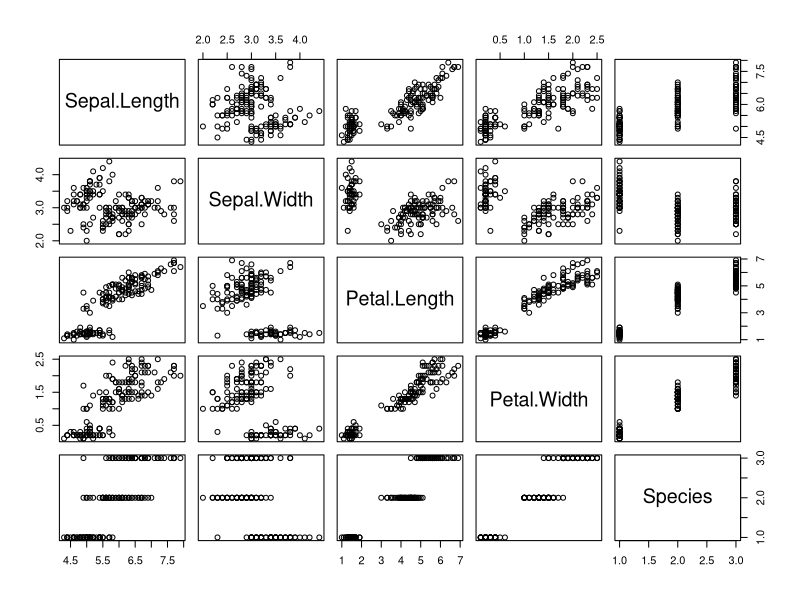
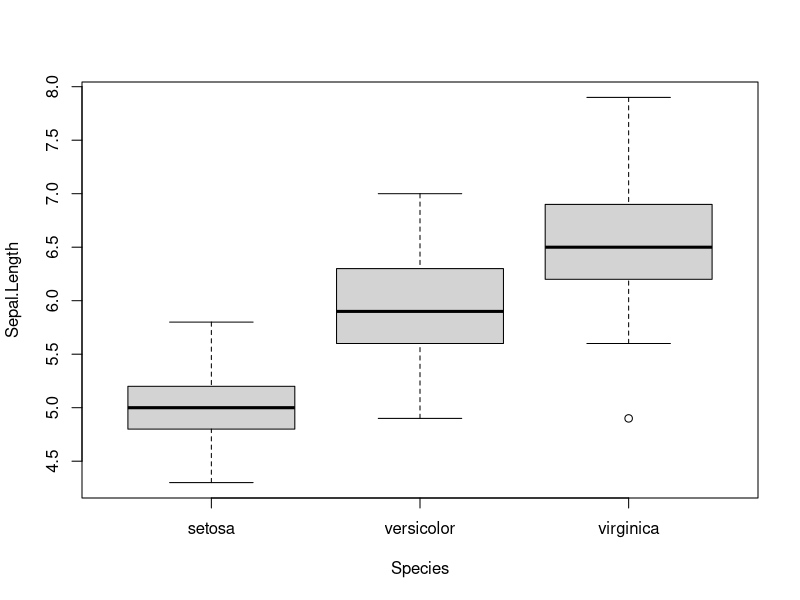

The R source for these figures, in order:
### R code from vignette source 'C:/PROGRA~1/R-Lan/R-214~1.2/library/utils/Sweave/Sweave-test-1.Rnw'

###################################################
### code chunk number 1: Sweave-test-1.Rnw:15-16
###################################################
1:10


###################################################
### code chunk number 2: Sweave-test-1.Rnw:17-18
###################################################
print(1:20)


###################################################
### code chunk number 3: Sweave-test-1.Rnw:22-25
###################################################
1 + 1
1 + pi
sin(pi/2)


###################################################
### code chunk number 4: Sweave-test-1.Rnw:30-34
###################################################
library(stats)
x <- rnorm(20)
print(x)
print(t1 <- t.test(x))


###################################################
### code chunk number 5: Sweave-test-1.Rnw:45-47
###################################################
data(iris)
summary(iris)


###################################################
### code chunk number 6: Sweave-test-1.Rnw:53-55
###################################################
library(graphics)
pairs(iris)


###################################################
### code chunk number 7: Sweave-test-1.Rnw:63-64
###################################################
boxplot(Sepal.Length~Species, data=iris)


